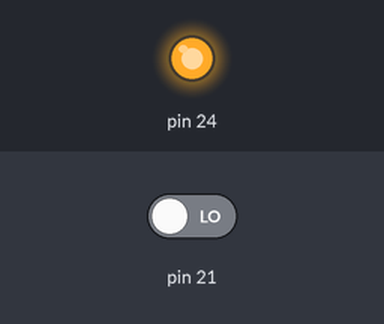
This program was run on a simulated Raspberry Pi (header pin numbers). Parts: output pins drawn as LEDs (lit = HIGH). The inputs (shaded band) are chosen by the test bench; at power-on: pin 21 LOW. The clock reads 2024-03-15 10:24:30 at power-on unless the program sets it; library files of the repository ran but are not shown: mcp3008.py; pins used as bus, display or sensor lines are not drawn; what the program prints to the terminal is not drawn.

Above: at 0.1 s.
Timing chart, 0 to 1.6 s (numbered marks = the images above):
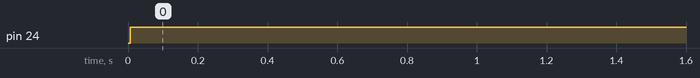

The program:

monitor.py
```python
#!/usr/bin/python
import RPi.GPIO as GPIO
import time
from time import localtime, strftime
import array
import os
import math

from config import *
from mcp3008 import *


print("Batteries 100% voltage:      " + str(VOLT100))
print("Batteries 75% voltage:       " + str(VOLT75))
print("Batteries 50% voltage:       " + str(VOLT50))
print("Batteries 25% voltage:       " + str(VOLT25))
print("Batteries dangerous voltage: " + str(VOLT0))
print("ADC 100% value:              " + str(ADC100))
print("ADC 75% value:               " + str(ADC75))
print("ADC 50% value:               " + str(ADC50))
print("ADC 25% value:               " + str(ADC25))
print("ADC dangerous voltage value: " + str(ADC0))
print(" ")
print("Time           ADC          Volt")
while True:
    ret1 = readadc(ADCCHANNEL, SPICLK, SPIMOSI, SPIMISO, SPICS)
    time.sleep(3)
    ret2 = readadc(ADCCHANNEL, SPICLK, SPIMOSI, SPIMISO, SPICS)
    time.sleep(3)
    ret3 = readadc(ADCCHANNEL, SPICLK, SPIMOSI, SPIMISO, SPICS)
    ret = ret1 + ret2 + ret3
    ret = ret/3
    print(strftime("%H:%M", localtime()) + "          " + str(ret) + "          " + str(((HIGHRESVAL+LOWRESVAL)*ret*(ADCVREF/1024))/HIGHRESVAL))

    time.sleep(170)
```

config.py
```python
"""
" Edit below this line to fit your needs
"""
# Path to pngview (raspidmx) and icons
PNGVIEWPATH = "/home/pi/spbo/Install/raspidmx/pngview"
ICONPATH = "/home/pi/spbo/Install/gbzbattery/icons"


# Battery icon, LED or videoclips? Or all of them?
LEDS = 0
ICON = 1
CLIPS = 0

# GPIO (BOARD numbering scheme) pin for good voltage LED
GOODVOLTPIN = 18
LOWVOLTPIN = 17

# Fully charged voltage, voltage at the percentage steps and shutdown voltage. This is where you edit when finetuning the batterymonitor
# by using the monitor.py script.
VOLT100 = 4.1
VOLT75 = 3.76
VOLT50 = 3.63
VOLT25 = 3.5
VOLT0 = 3.2

# Value (in ohms) of the lower resistor from the voltage divider, connected to the ground line (1 if no voltage divider).
# Default value (2000) is for a lipo battery, stepped down to about 3.2V max.
LOWRESVAL = 2000

# Value (in ohms) of the higher resistor from the voltage divider, connected to the positive line (0 if no voltage divider).
# Default value (5600) is for a lipo battery, stepped down to about 3.2V max.
HIGHRESVAL = 5600

# ADC voltage reference (3.3V for Raspberry Pi)
ADCVREF = 3.3

# MCP3008 channel to use (from 0 to 7)
ADCCHANNEL = 0

# Refresh rate (s)
REFRESH_RATE = 6

# Display some debug values when set to 1, and nothing when set to 0
DEBUGMSG = 1

# Voltage value measured by the MCP3008 when batteries are fully charged. It should be near 3.3V due to Raspberry Pi GPIO compatibility)
# Be careful to edit below this line.
SVOLT100 = (VOLT100)*(HIGHRESVAL)/(LOWRESVAL+HIGHRESVAL)
SVOLT75 = (VOLT75)*(HIGHRESVAL)/(LOWRESVAL+HIGHRESVAL)
SVOLT50 = (VOLT50)*(HIGHRESVAL)/(LOWRESVAL+HIGHRESVAL)
SVOLT25 = (VOLT25)*(HIGHRESVAL)/(LOWRESVAL+HIGHRESVAL)
SVOLT0 = (VOLT0)*(HIGHRESVAL)/(LOWRESVAL+HIGHRESVAL)

# MCP3008 scaling
ADC100 = SVOLT100 / (ADCVREF / 1024.0)
ADC75 = SVOLT75 / (ADCVREF / 1024.0)
ADC50 = SVOLT50 / (ADCVREF / 1024.0)
ADC25 = SVOLT25 / (ADCVREF / 1024.0)
ADC0 = SVOLT0 / (ADCVREF / 1024.0)
```

Measured:
- by itself, pin 24: LOW → HIGH at 0.01 s
